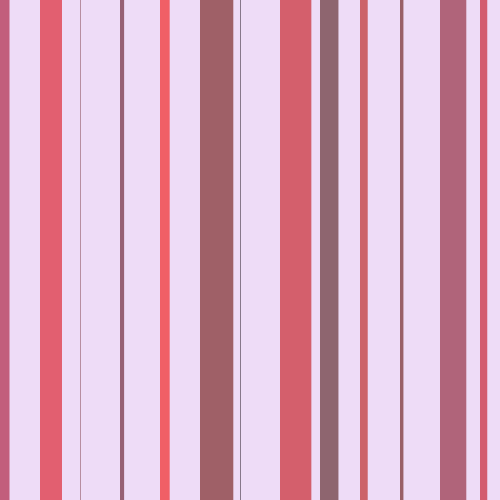
Frame 1 (no input)
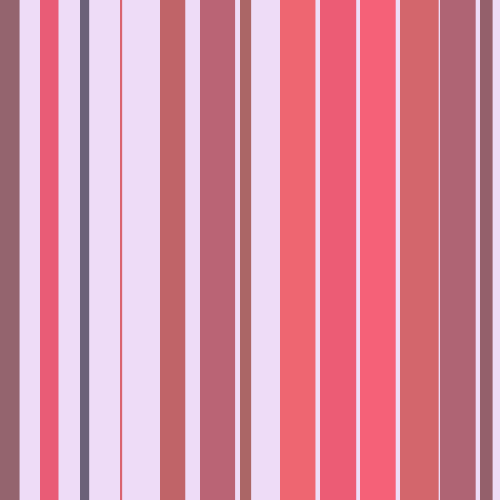
Frame 2 (the mouse pressed at the canvas centre, redrawn once)

The Processing sketch that drew these frames (run headless with seeded random() and noise(); the mouse was pressed at the canvas centre and the sketch redrawn once):

// Processing sketch: processing_112734
// ── processing_112734.pde

int stripeWidth = 20; 
int stripeSpacing = 40; 
int numberOfStripes= 40; 
int stripeRandomness = 20; 
 
void setup() 
{
  size(500, 500);
  background(255, 220, 210);
}
 
void draw()
{
  noLoop();
 
  fill(100);
  noStroke();
  background(238, 220, 247);
 
  for(int i=0; i < numberOfStripes; i++)
  { 
    fill(random(255), random(20), random(39), 150);
    rect(i*stripeSpacing, 0, stripeWidth + random(-stripeRandomness,stripeRandomness), 500); 
  }
}
 
void mousePressed()
{
  redraw();
}
